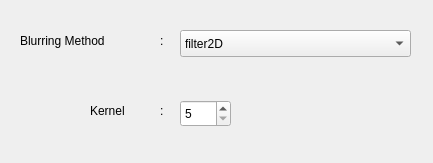
<?xml version="1.0" encoding="UTF-8"?>
<ui version="4.0">
 <class>DialogBlur</class>
 <widget class="QDialog" name="DialogBlur">
  <property name="geometry">
   <rect>
    <x>0</x>
    <y>0</y>
    <width>433</width>
    <height>163</height>
   </rect>
  </property>
  <property name="windowTitle">
   <string>Blur</string>
  </property>
  <widget class="QLabel" name="label">
   <property name="geometry">
    <rect>
     <x>20</x>
     <y>30</y>
     <width>141</width>
     <height>21</height>
    </rect>
   </property>
   <property name="text">
    <string>Blurring Method</string>
   </property>
  </widget>
  <widget class="QLabel" name="label_2">
   <property name="geometry">
    <rect>
     <x>160</x>
     <y>30</y>
     <width>16</width>
     <height>21</height>
    </rect>
   </property>
   <property name="text">
    <string>:</string>
   </property>
  </widget>
  <widget class="QComboBox" name="comboBox">
   <property name="geometry">
    <rect>
     <x>180</x>
     <y>30</y>
     <width>231</width>
     <height>27</height>
    </rect>
   </property>
   <item>
    <property name="text">
     <string>filter2D</string>
    </property>
   </item>
   <item>
    <property name="text">
     <string>Average_Blur</string>
    </property>
   </item>
   <item>
    <property name="text">
     <string>Gaussian_Blur</string>
    </property>
   </item>
   <item>
    <property name="text">
     <string>Median_Blur</string>
    </property>
   </item>
   <item>
    <property name="text">
     <string>BilateralFilter</string>
    </property>
   </item>
  </widget>
  <widget class="QLabel" name="label_3">
   <property name="geometry">
    <rect>
     <x>90</x>
     <y>100</y>
     <width>61</width>
     <height>21</height>
    </rect>
   </property>
   <property name="text">
    <string>Kernel</string>
   </property>
  </widget>
  <widget class="QLabel" name="label_4">
   <property name="geometry">
    <rect>
     <x>160</x>
     <y>100</y>
     <width>16</width>
     <height>21</height>
    </rect>
   </property>
   <property name="text">
    <string>:</string>
   </property>
  </widget>
  <widget class="QSpinBox" name="spinBox">
   <property name="geometry">
    <rect>
     <x>180</x>
     <y>100</y>
     <width>51</width>
     <height>27</height>
    </rect>
   </property>
   <property name="minimum">
    <number>5</number>
   </property>
   <property name="maximum">
    <number>100</number>
   </property>
   <property name="singleStep">
    <number>2</number>
   </property>
  </widget>
 </widget>
 <resources/>
 <connections/>
</ui>
